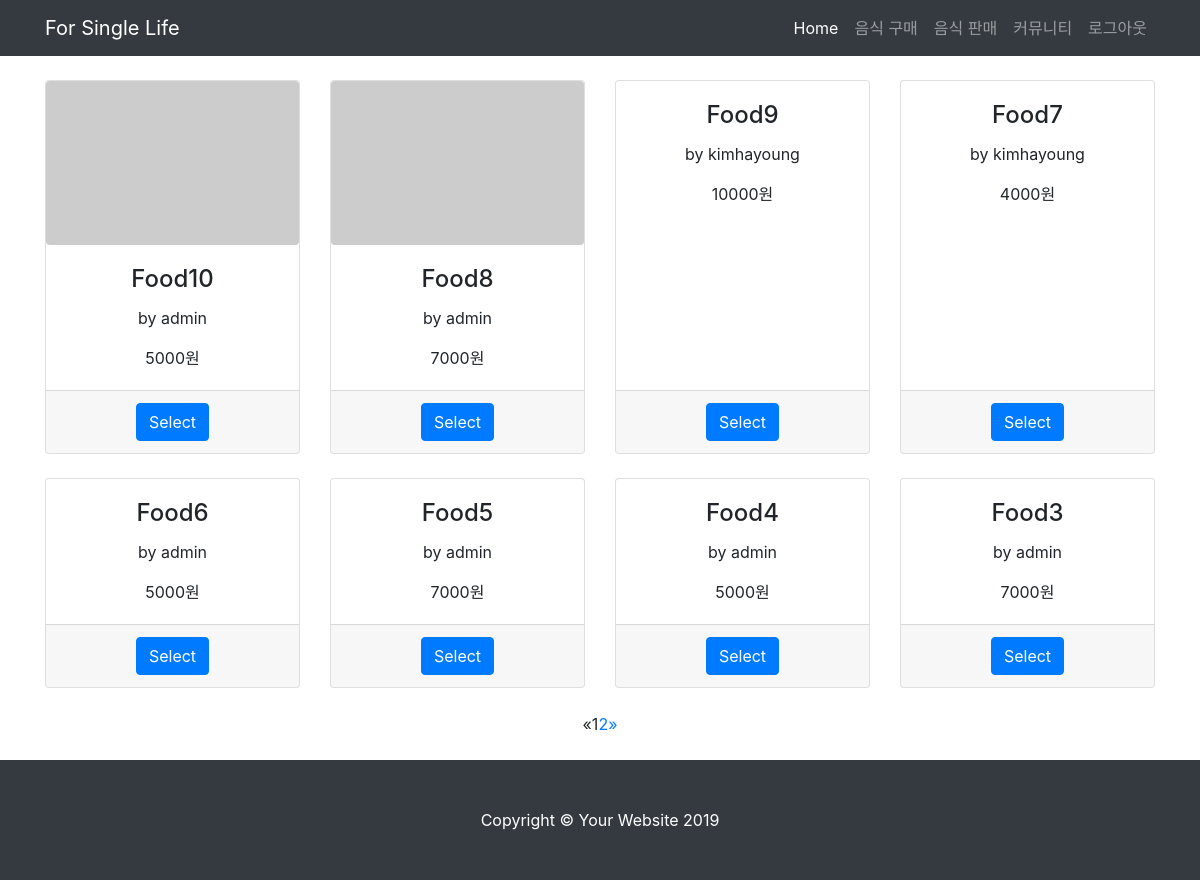
Before: /foodlist/ with the older database file.
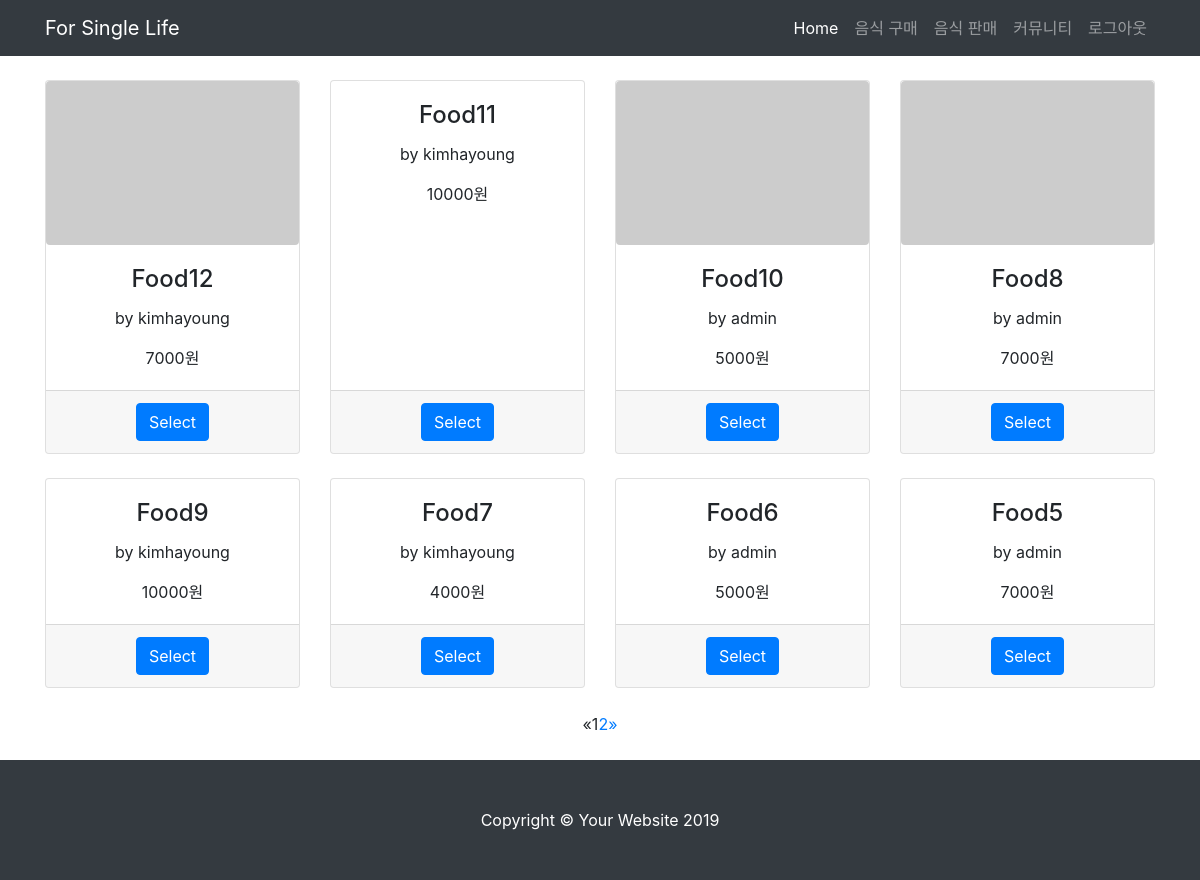
After: the same page with the newer database file.
### app/models.py (models this page shows, shortened)
class food(models.Model):
    name = models.CharField(max_length=50)
    seller = models.ForeignKey(User, on_delete=models.CASCADE, related_name='foods')
    body = models.CharField(max_length=1024)
    photo = models.ImageField(blank=True)
    date = models.DateTimeField(auto_created=True, auto_now_add=True)
    price = models.IntegerField(default=0)
    view = models.IntegerField(default=0)

### app/views.py (the view)
# urls.py: path('foodlist/', views.foodlist, name='foodlist'),
def foodlist(request):
    foodlist = food.objects.order_by('-date')
    page = request.GET.get('page', 1)
    paginator = Paginator(foodlist, 8)
    try:
        lines = paginator.page(page)
    except PageNotAnInteger:
        lines = paginator.page(1)
    except EmptyPage:
        lines = paginator.page(paginator.num_pages)
    context = {'foodlist': lines}
    return render(request, 'foodlist.html', context)

### templates/foodlist.html (shortened to what this page needs)
{% load staticfiles %}
<!DOCTYPE html>
<html lang="en">
<head>
  <link href="{% static 'vendor/bootstrap/css/bootstrap.min.css' %}" rel="stylesheet">
  <link href="{% static 'css/heroic-features.css' %}" rel="stylesheet">
</head>
<body>
  <nav class="navbar navbar-expand-lg navbar-dark bg-dark fixed-top">
    <div class="container">
      <a class="navbar-brand" href="{% url 'main' %}">For Single Life</a>
      <div class="collapse navbar-collapse" id="navbarResponsive">
        <ul class="navbar-nav ml-auto">
          <li class="nav-item active">
            <a class="nav-link" href="{% url 'main' %}">Home
            </a>
          </li>
          <li class="nav-item">
            <a class="nav-link" href="{% url 'foodlist' %}">음식 구매</a>
          </li>
          <li class="nav-item">
            <a class="nav-link" href="{% url 'foodreg' %}">음식 판매</a>
          </li>
          <li class="nav-item">
            <a class="nav-link" href="{% url 'community' %}">커뮤니티</a>
          </li>
            <li class="nav-item">
            <a class="nav-link" href="{% url 'logout' %}">로그아웃</a>
          </li>
        </ul>
      </div>
    </div>
  </nav>
  <div class="container">
    <div class="row text-center">
{% for food in foodlist %}
      <div class="col-lg-3 col-md-6 mb-4">
        <div class="card h-100">
            {% if food.photo %}
        <img class="img-fluid rounded" name="image" src="{{ food.photo.url }}" alt="">
            {% else %}
            <img class="img-fluid rounded" name="image" src="http://placehold.it/500x325" alt="">
      {% endif %}
          <div class="card-body">
            <h4 class="card-title">{{ food.name }}</h4>
            <p class="card-text">by {{ food.seller.username}}</p>
              <p class="card-text">{{ food.price }}원</p>
          </div>
          <div class="card-footer">
              <form action="{% url 'foodlist' %}food={{ food.id }}" method="POST" title="{{ food.name}}">
                  <a href="{% url 'foodlist' %}food={{ food.id }}" value="{{ food.id }}" class="btn btn-primary" >Select</a>
              </form>
          </div>
        </div>
      </div>
        {% endfor %}
    </div>
<ul class="pagination justify-content-center mb-4">
        {% if foodlist.has_previous %}
          <li><a href="?page={{ foodlist.previous_page_number }}">&laquo;</a></li>
        {% else %}
          <li class = "disabled"><span>&laquo;</span></li>
        {% endif %}
        {% for i in foodlist.paginator.page_range %}
          {% if foodlist.number == i %}
            <li class="active"><span>{{ i }} <span class="sr-only">(current)</span></span></li>
          {% else %}
            <li><a href="?page={{ i }}">{{ i }}</a></li>
          {% endif %}
        {% endfor %}
        {% if foodlist.has_next %}
            <li><a href="?page={{ foodlist.next_page_number }}">&raquo;</a></li>
        {% else %}
            <li class="disabled"><span>&raquo;</span></li>
        {%endif %}
        </ul>
  </div>
  <footer class="py-5 bg-dark">
    <div class="container">
      <p class="m-0 text-center text-white">Copyright &copy; Your Website 2019</p>
    </div>
  </footer>
</body>
</html>

Changed rows visible on the page:
no longer on this page (row unchanged): food: name "Food4", seller.username "admin", price "5000", {{ food.id }} 4 (drawn)
no longer on this page (row unchanged): food: name "Food3", seller.username "admin", price "7000", {{ food.id }} 3 (drawn)
added food: name "Food12", seller.username "kimhayoung", price "7000", {{ food.id }} 12 (drawn)
added food: name "Food11", seller.username "kimhayoung", price "10000", {{ food.id }} 11 (drawn)
